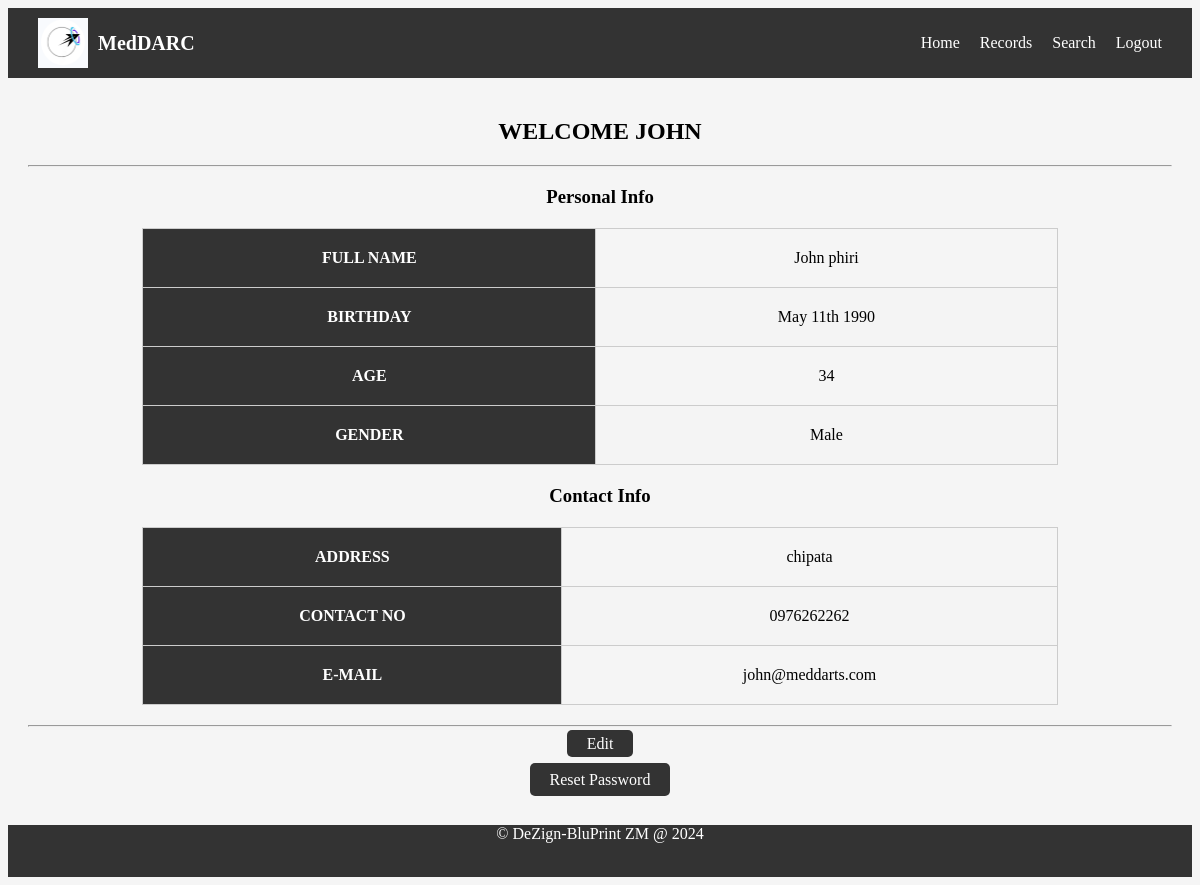
Screenshot of /pdashboard.php (signed in) with the database file from the repository.
### tables this page shows
CREATE TABLE `patient` (
  `SSN` varchar(20) NOT NULL,
  `F_Name` char(15) NOT NULL,
  `L_Name` char(15) NOT NULL,
  `Address` varchar(30) NOT NULL,
  `Contact_No` varchar(20) NOT NULL,
  `Email` varchar(50) DEFAULT NULL,
  `Date_Of_Birth` date NOT NULL,
  `Gender` char(10) NOT NULL
);

### pdashboard.php (the view, shortened to what this page needs)
<!DOCTYPE html>
<html lang="en">
<head>
  <link rel="stylesheet" type="text/css" href="css/styles2.css">
</head>
<body>
<header style="display: flex; align-items: center;">
  <img src="Resource/logo.png" alt="logo" width="50px" height="50px">
  <h1 style="margin-left: 10px;font-size:20px">MedDARC</h1>
  <div class="navigation-bar" style="margin-left: auto;">
    <nav>
      <ul>
      <li><a href="pdashboard.php" >Home</a></li>
      <li><a href="precords.php">Records </a></li>
      <li><a href="psearch.php">Search</a></li>
      <li><a class='logout' href="logout.php">Logout</a></li>
      </ul>
    </nav>
  </div>
</header>
<main>
<section>
  <?php
    require "connection.php";
    $uid=$_SESSION["userID"];
    $sql="SELECT SSN, F_Name, CONCAT(F_Name,' ',L_Name) AS Full_name, Address, Contact_No, Email, Date_Format(Date_Of_Birth,'%M %D %Y') AS Date_Of_Birth, Gender, DATE_FORMAT(NOW(), '%Y') - DATE_FORMAT(Date_Of_Birth, '%Y') - (DATE_FORMAT(NOW(), '00-%m-%d') < DATE_FORMAT(Date_Of_Birth, '00-%m-%d')) AS age FROM patient WHERE SSN=?";
    $stmt= mysqli_stmt_init($conn);
    if (!mysqli_stmt_prepare($stmt,$sql)) {
      header("Location:pdashboard.php?error=sqlerror");
    }
    else {
      mysqli_stmt_bind_param($stmt, "s", $uid);
      mysqli_stmt_execute($stmt);
      $result= mysqli_stmt_get_result($stmt);
      if ($row = mysqli_fetch_assoc($result))
      {
        $fname=strtoupper($row["F_Name"]);
        $fullname=$row["Full_name"];
        $address=$row["Address"];
        $cont=$row["Contact_No"];
        $mail=$row["Email"];
        $dob=$row["Date_Of_Birth"];
        $gen=$row["Gender"];
        $age=$row["age"];
        echo "
          <div class='welcome'><h2 class='welcome_mssg'> WELCOME $fname</h2></div>
          <hr>
          <div class='pi_box'>
            <div class='pi_table'>
            <h3> Personal Info</h3>
              <table>
                <tr>
                    <th>FULL NAME</th>
                    <td>$fullname</td>
                </tr>
                <tr>
                   <th>BIRTHDAY</th>
                   <td>$dob</td>
                </tr>
                <tr>
                    <th>AGE</th>
                    <td>$age</td>
                </tr>
                <tr>
                   <th>GENDER</th>
                   <td>$gen</td>
                </tr>
              </table>
            </div>
          </div>
          <div class='ci_box'>
            <div class='ci_table'>
            <h3> Contact Info</h3>
              <table>
                <tr><th>ADDRESS</th>
                    <td>$address</td></tr>
                <tr><th>CONTACT NO</th>
                   <td>$cont</td></tr>
                <tr><th>E-MAIL</th>
                   <td>$mail</td></tr>
              </table>
              <hr>
               <a href='patient_info_edit.php' style='color: #007bff; text-decoration: none; padding: 5px 20px; background-color: #333; color: #fff; border-radius: 5px; text-align: center;'>Edit</a>
          </div><br>
          <div class='res_div'><a class='res' href='p_res_pass.php' style='color: #007bff; text-decoration: none; padding: 8px 20px; background-color: #333; color: #fff; border-radius: 5px; text-align: center;'>Reset Password</a></div>
        ";
      }
    }
   ?>
</section>
</main>
<footer>
  <p>&copy; DeZign-BluPrint ZM @ 2024</p><br>
 </footer>
</body>
</html>

### css/styles2.css (style rules this page uses)
body { padding: 0px; flex-grow: 1; background-color:whitesmoke; background-size: 1550px 650px; ; background-repeat: no-repeat; background-attachment: fixed; background-position: center; }
header { display: flex; justify-content: space-between; align-items: center; padding: 10px 30px; background-color: #333; color: #fff; width: 100%; box-sizing: border-box; white-space: nowrap; }
header h1 { margin: 0px; font-size: 12px; align-items: end; }
header nav { margin-left: auto; }
header nav ul { list-style: none; display: flex; align-items: center; margin: 0; padding: 0; }
header nav ul li { margin-left: 20px; }
header nav ul li a { color: #fff; text-decoration: none; }
main { padding: 20px; flex-grow: 1; text-align: center; }
table { width: 80%; height: 100px; border-collapse: collapse; margin: 20px auto; text-align: center; }
table th, table td { padding: 20px; border: 1px solid #ccc; text-align: center; }
table th { background:#333; color: #fff; }
table tr:nth-child(even) { background: #f4f4f4; }
footer { text-align: center; padding: 0px; background-color: #333; color: white; width: 100%; }

### rows the page displays
patient: F_Name "JOHN", Gender "Male", Address "chipata", Contact_No "0976262262", Email "john@meddarts.com"

### other values shown
$fullname "John phiri"
$dob "May 11th 1990"
$age "34"
